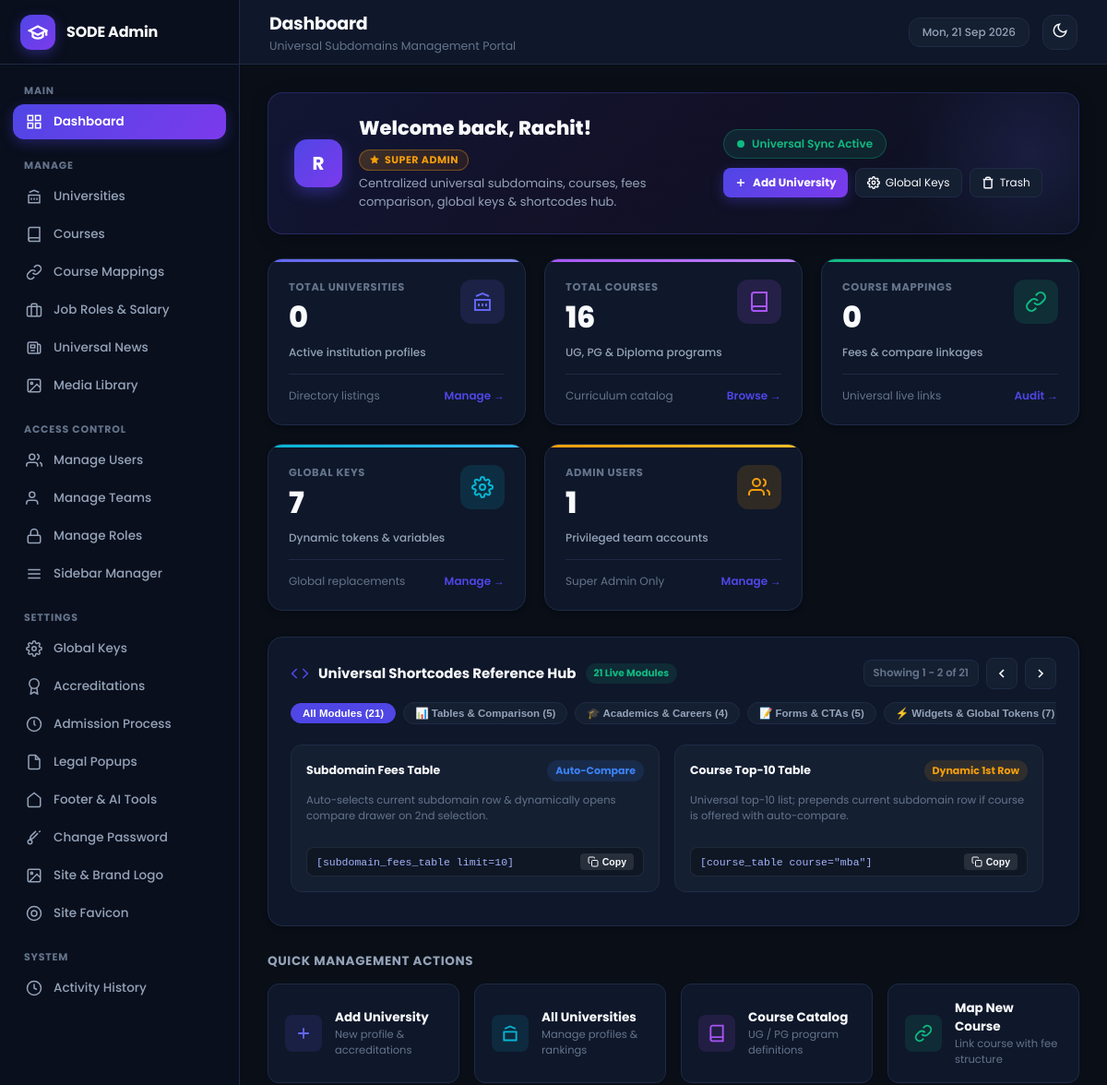
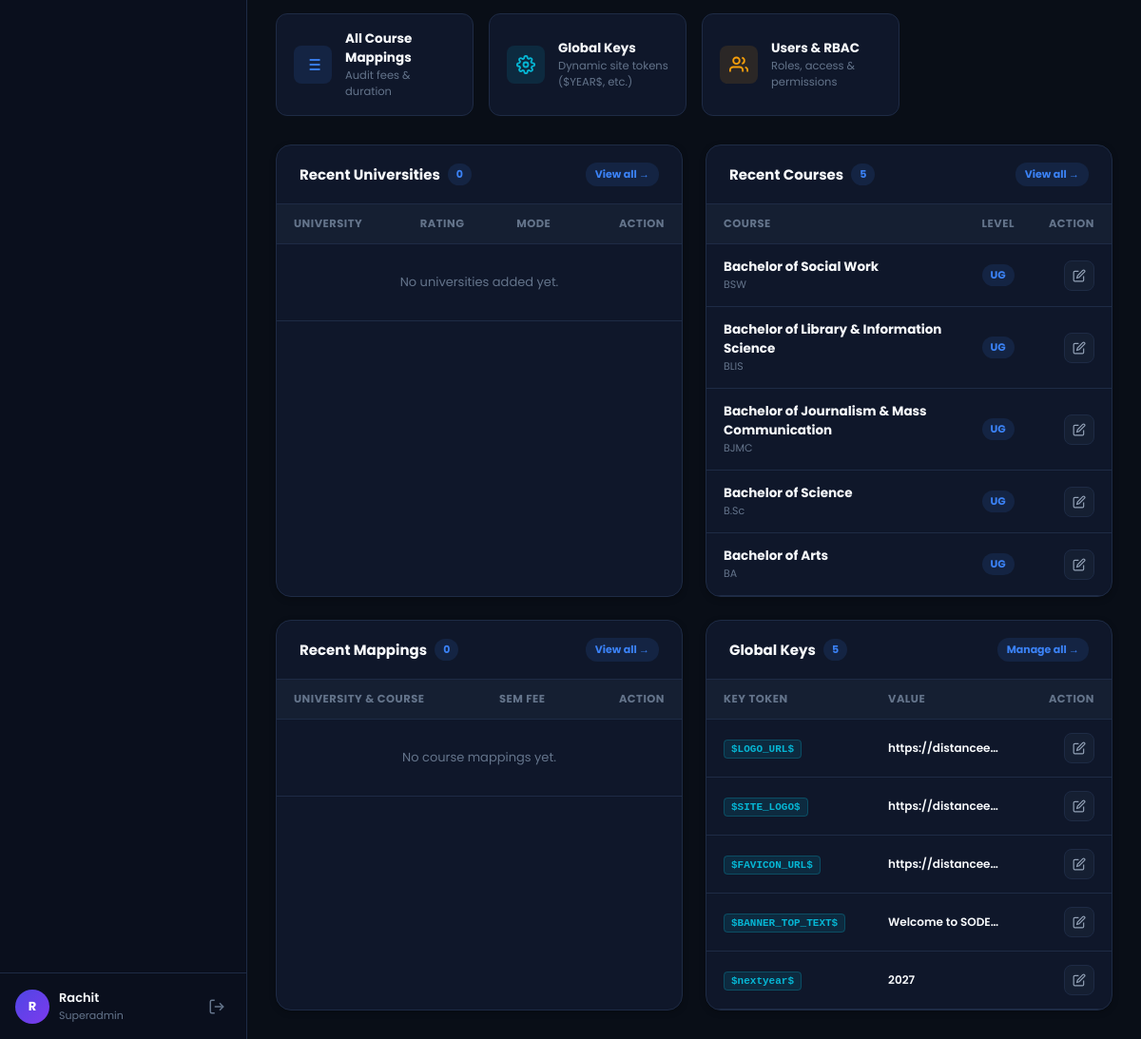
Page /admin/dashboard.php (signed in) on the committed database (2 pictures, top to bottom).
### tables this page shows
CREATE TABLE IF NOT EXISTS `sidebar_items` (
  `id` INT UNSIGNED AUTO_INCREMENT PRIMARY KEY,
  `display_name` VARCHAR(100) NOT NULL,
  `page_route` VARCHAR(255) NOT NULL,
  `sort_order` INT DEFAULT 0,
  `active_page_key` VARCHAR(100) NOT NULL,
  `rbac_module_key` VARCHAR(100) NOT NULL,
  `menu_section` VARCHAR(100) DEFAULT 'Manage',
  `icon_svg` TEXT NULL,
  `is_superadmin_only` TINYINT(1) DEFAULT 0,
  `is_active` TINYINT(1) DEFAULT 1,
  `created_at` TIMESTAMP DEFAULT CURRENT_TIMESTAMP
);

CREATE TABLE IF NOT EXISTS `courses` (
  `id` INT UNSIGNED AUTO_INCREMENT PRIMARY KEY,
  `full_name` VARCHAR(255) NOT NULL,
  `short_name` VARCHAR(100) NOT NULL,
  `slug` VARCHAR(100) NOT NULL UNIQUE,
  `level` ENUM('UG', 'PG', 'Diploma', 'Certificate') DEFAULT 'PG',
  `description` TEXT NULL,
  `created_at` TIMESTAMP DEFAULT CURRENT_TIMESTAMP
);

CREATE TABLE IF NOT EXISTS `global_keys` (
  `id` INT UNSIGNED AUTO_INCREMENT PRIMARY KEY,
  `key_code` VARCHAR(100) NOT NULL UNIQUE,
  `key_value` LONGTEXT NOT NULL,
  `link_url` VARCHAR(500) NULL,
  `description` VARCHAR(255) NULL,
  `is_active` TINYINT(1) DEFAULT 1,
  `created_at` TIMESTAMP DEFAULT CURRENT_TIMESTAMP
);

### admin/dashboard.php (the view, shortened to what the rows shown need)
<?php
$active_page_key = 'dashboard';
$db = get_db_connection();
$recent_global_keys = [];
try {
    $recent_global_keys = $db->query("
        SELECT id, key_code, key_value, description, is_active
        FROM global_keys
        WHERE is_active = 1
        ORDER BY id DESC LIMIT 5
    ")->fetchAll();
} catch (Exception $e) {}
$recent_courses = $db->query("
    SELECT id, full_name, short_name, level, created_at
    FROM courses
    ORDER BY id DESC LIMIT 5
")->fetchAll();
require_once ADMIN_PATH . '/includes/header.php';
?>
<div style="display:grid; grid-template-columns: repeat(auto-fit, minmax(290px, 1fr)); gap:24px;">
    <div class="admin-card card-overflow-hidden">
        <div class="table-responsive">
            <table class="admin-table">
                <thead>
                    <tr>
                        <th>University</th>
                        <th>Rating</th>
                        <th>Mode</th>
                        <th style="text-align:right;">Action</th>
                    </tr>
                </thead>
            </table>
        </div>
    </div>
    <div class="admin-card card-overflow-hidden">
        <div class="table-responsive">
            <table class="admin-table">
                <thead>
                    <tr>
                        <th>Course</th>
                        <th>Level</th>
                        <th style="text-align:right;">Action</th>
                    </tr>
                </thead>
                <tbody>
                    <?php if (empty($recent_courses)): ?>
                        <tr><td colspan="3" style="text-align:center; color:var(--text-dim); padding:30px;">No courses added yet.</td></tr>
                    <?php else: ?>
                        <?php foreach ($recent_courses as $c): ?>
                            <tr>
                                <td>
                                    <div>
                                        <strong style="font-size:13.5px; color:var(--text-main);"><?php echo htmlspecialchars($c['full_name']); ?></strong>
                                        <?php if (!empty($c['short_name'])): ?>
                                            <div style="font-size:11px; color:var(--text-dim);"><?php echo htmlspecialchars($c['short_name']); ?></div>
                                        <?php endif; ?>
                                    </div>
                                </td>
                                <td>
                                    <span class="badge badge-info"><?php echo htmlspecialchars($c['level'] ?? 'PG'); ?></span>
                                </td>
                                <td style="text-align:right;">
                                    <a href="<?php echo BASE_URL; ?>/modules/courses/index.php?edit_id=<?php echo $c['id']; ?>" class="action-btn" title="Edit Course">
                                        <svg width="14" height="14" viewBox="0 0 24 24" fill="none" stroke="currentColor" stroke-width="2"><path d="M11 4H4a2 2 0 0 0-2 2v14a2 2 0 0 0 2 2h14a2 2 0 0 0 2-2v-7"></path><path d="M18.5 2.5a2.121 2.121 0 0 1 3 3L12 15l-4 1 1-4 9.5-9.5z"></path></svg>
                                    </a>
                                </td>
                            </tr>
                        <?php endforeach; ?>
                    <?php endif; ?>
                </tbody>
            </table>
        </div>
    </div>
    <div class="admin-card card-overflow-hidden">
        <div class="table-responsive">
            <table class="admin-table">
                <thead>
                    <tr>
                        <th>University & Course</th>
                        <th>Sem Fee</th>
                        <th style="text-align:right;">Action</th>
                    </tr>
                </thead>
            </table>
        </div>
    </div>
    <div class="admin-card card-overflow-hidden">
        <div class="table-responsive">
            <table class="admin-table">
                <thead>
                    <tr>
                        <th>Key Token</th>
                        <th>Value</th>
                        <th style="text-align:right;">Action</th>
                    </tr>
                </thead>
                <tbody>
                    <?php if (empty($recent_global_keys)): ?>
                        <tr><td colspan="3" style="text-align:center; color:var(--text-dim); padding:30px;">No global keys found.</td></tr>
                    <?php else: ?>
                        <?php foreach ($recent_global_keys as $k): ?>
                            <tr>
                                <td>
                                    <span style="font-family:monospace; background:rgba(6,182,212,0.12); color:#06b6d4; padding:3px 7px; border-radius:4px; font-weight:700; font-size:11px; border:1px solid rgba(6,182,212,0.25);">
                                        <?php echo htmlspecialchars($k['key_code']); ?>
                                    </span>
                                </td>
                                <td>
                                    <div style="font-size:12px; font-weight:600; color:var(--text-main); max-width:120px; white-space:nowrap; overflow:hidden; text-overflow:ellipsis;" title="<?php echo htmlspecialchars($k['key_value']); ?>">
                                        <?php echo htmlspecialchars($k['key_value']); ?>
                                    </div>
                                </td>
                                <td style="text-align:right;">
                                    <a href="<?php echo BASE_URL; ?>/modules/global_keys/index.php?edit_id=<?php echo $k['id']; ?>" class="action-btn" title="Edit Key">
                                        <svg width="14" height="14" viewBox="0 0 24 24" fill="none" stroke="currentColor" stroke-width="2"><path d="M11 4H4a2 2 0 0 0-2 2v14a2 2 0 0 0 2 2h14a2 2 0 0 0 2-2v-7"></path><path d="M18.5 2.5a2.121 2.121 0 0 1 3 3L12 15l-4 1 1-4 9.5-9.5z"></path></svg>
                                    </a>
                                </td>
                            </tr>
                        <?php endforeach; ?>
                    <?php endif; ?>
                </tbody>
            </table>
        </div>
    </div>
</div>
<?php
require_once ADMIN_PATH . '/includes/footer.php';
?>

### admin/includes/sidebar.php (shortened to what the rows shown need)
<?php
$sidebar_items = get_user_sidebar_items();
$grouped_items = [];
foreach ($sidebar_items as $item) {
    $section = !empty($item['menu_section']) ? strtoupper($item['menu_section']) : 'MANAGE';
    $grouped_items[$section][] = $item;
}
$current_page_key = $active_page_key ?? 'dashboard';
?>
<aside class="app-sidebar" id="app-sidebar">
    <nav class="sidebar-nav">
        <?php foreach ($grouped_items as $section_title => $section_items): ?>
            <div class="nav-section">
                <div class="nav-section-title"><?php echo htmlspecialchars($section_title); ?></div>
                <ul class="nav-list">
                    <?php foreach ($section_items as $item):
                        $is_active = ($current_page_key === $item['active_page_key']);
                        $route = (strpos($item['page_route'], 'http') === 0) ? $item['page_route'] : BASE_URL . '/' . ltrim($item['page_route'], '/');
                    ?>
                        <li class="nav-item <?php echo $is_active ? 'active' : ''; ?>">
                            <a href="<?php echo htmlspecialchars($route); ?>">
                                <?php if (!empty($item['icon_svg'])): ?>
                                    <?php echo $item['icon_svg']; ?>
                                <?php else: ?>
                                    <svg width="18" height="18" viewBox="0 0 24 24" fill="none" stroke="currentColor" stroke-width="2"><circle cx="12" cy="12" r="4"></circle></svg>
                                <?php endif; ?>
                                <span><?php echo htmlspecialchars($item['display_name']); ?></span>
                            </a>
                        </li>
                    <?php endforeach; ?>
                </ul>
            </div>
        <?php endforeach; ?>
    </nav>
</aside>

### rows in the picture
sidebar_items: display_name "Dashboard"
sidebar_items: display_name "Universities"
sidebar_items: display_name "Courses"
sidebar_items: display_name "Course Mappings"
sidebar_items: display_name "Job Roles & Salary"
sidebar_items: display_name "Universal News"
sidebar_items: display_name "Media Library"
sidebar_items: display_name "Manage Users"
sidebar_items: display_name "Manage Teams"
sidebar_items: display_name "Manage Roles"
sidebar_items: display_name "Sidebar Manager"
sidebar_items: display_name "Global Keys"
sidebar_items: display_name "Accreditations"
sidebar_items: display_name "Admission Process"
sidebar_items: display_name "Legal Popups"
sidebar_items: display_name "Footer & AI Tools"
sidebar_items: display_name "Change Password"
sidebar_items: display_name "Site & Brand Logo"
sidebar_items: display_name "Site Favicon"
sidebar_items: display_name "Activity History"
courses: full_name "Bachelor of Social Work", short_name "BSW", level "UG"
courses: full_name "Bachelor of Library & Information Science", short_name "BLIS", level "UG"
courses: full_name "Bachelor of Journalism & Mass Communication", short_name "BJMC", level "UG"
courses: full_name "Bachelor of Science", short_name "B.Sc", level "UG"
courses: full_name "Bachelor of Arts", short_name "BA", level "UG"
global_keys: key_code "$LOGO_URL$", key_value "https://distancee…"
global_keys: key_code "$SITE_LOGO$", key_value "https://distancee…"
global_keys: key_code "$FAVICON_URL$", key_value "https://distancee…"
global_keys: key_code "$BANNER_TOP_TEXT$", key_value "Welcome to SODE…"
global_keys: key_code "$nextyear$", key_value "2027"

### other values in the picture
APP_NAME "SODE Admin"
$section_title "MAIN"
$section_title "MANAGE"
$section_title "ACCESS CONTROL"
$section_title "SETTINGS"
$section_title "SYSTEM"
get_user_initials($current_user['name']) "R"
$current_user['name'] "Rachit"
$current_user['role_name'] "Superadmin"
$page_title "Dashboard"
$page_subtitle "Universal Subdomains Management Portal"
get_user_initials($current_user['name'] ?? 'AD') "R"
$total_unis "0"
$total_courses "16"
$total_mappings "0"
